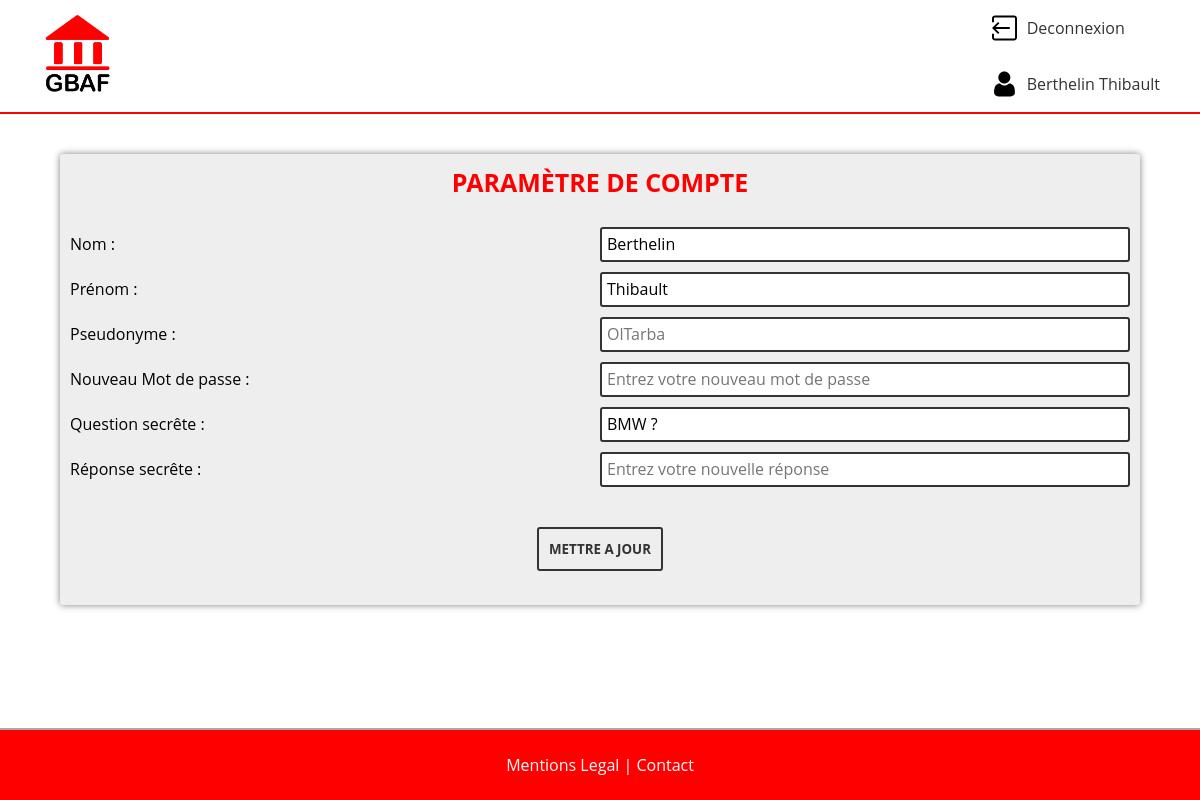
The app's page /system/user_settings.php (signed in) with its own data.
### tables this page shows
CREATE TABLE `account` (
  `id_user` int(11) NOT NULL,
  `nom` varchar(100) NOT NULL,
  `prenom` varchar(100) NOT NULL,
  `username` varchar(100) NOT NULL,
  `password` text NOT NULL,
  `question` varchar(250) NOT NULL,
  `reponse` varchar(250) NOT NULL
);

### system/user_settings.php (the view, shortened to what this page needs)
<?php
    require_once '../include/database.php';
    $reqUser = $db->prepare('SELECT * FROM account WHERE id_user = ?');
    $reqUser->execute([$_SESSION['id']]);
    $user = $reqUser->fetch();
?>
<!DOCTYPE html>
<html lang="fr">
    <head>
        <?php require_once '../include/head.php'; ?>
    </head>
    <body>
        <?php include_once '../include/header.php'; ?>
        <div class="card-form form">
            <h3>Paramètre de compte</h3>
            <form action="" method="POST">
                <div>
                    <label for="nom">Nom : </label>
                    <input type="text" required name="nom" value="<?= $user['nom'] ?>">
                </div>
                <div>
                    <label for="prenom">Prénom : </label>
                    <input type="text" required name="prenom" value="<?= $user['prenom'] ?>">
                </div>
                <div>
                    <label for="pseudo">Pseudonyme : </label>
                    <input type="text" name="username" placeholder="<?= $user['username'] ?>">
                </div>
                <div>
                    <label for="password">Nouveau Mot de passe : </label>
                    <input type="password" name="password" placeholder="Entrez votre nouveau mot de passe">
                </div>
                <div>
                    <label for="question">Question secrête : </label>
                    <input type="text" required name="question" value="<?= $user['question'] ?>">
                </div>
                <div>
                    <label for="reponse">Réponse secrête : </label>
                    <input type="text" name="reponse" placeholder="Entrez votre nouvelle réponse">
                </div>
                <button type="submit">METTRE A JOUR</button>
            </form>
            <br>
        </div>
        <div class="fixed-footer">
            <?php include_once '../include/footer.php'; ?>
        </div>
    </body>
</html>

### css/style.css (style rules this page uses)
* { box-sizing: border-box; font-family: "Open Sans", sans-serif; line-height: 1.5em;; }
body { margin:0; }
.card-form { background-color:#EEE; box-shadow: 0px 0px 7px rgba(0,0,0,0.5); padding: 10px; width: 40vw; border-radius:3px; margin: 0px auto; margin-top: 5vh; }
.form div { display:flex; justify-content: space-between; margin-bottom:10px; }
.form h3 { color:#FF0000; font-weight:200; font-size:35px; text-align:center; margin-top:0; text-transform:uppercase; }
.form label { margin-top:5px; font-size:18px; }
.form input, .form textarea { height:35px; font-size:17px; border: 2px solid #333; border-radius:3px; transition: border 0.3s; padding-left:5px; width:50%; }
.form button { display:block; margin:0 auto; margin-top:40px; background-color:transparent; color:#333; border-radius: 3px; border: 2px solid #333; padding: 10px; font-weight:bold; transition: 0.3s; }
.fixed-footer { position:absolute; bottom:0; left:0; right:0; }
@media screen and (max-width:1350px) { .card-form { width:90vw; } }
@media screen and (max-width:1350px) { .form h3 { font-weight:bold; font-size:25px; } }
@media screen and (max-width:1350px) { .form label { font-size:16px; } }
@media screen and (max-width:1350px) { .form input { font-size:16px; } }

### records on screen
account: nom "Berthelin", prenom "Thibault", username "OlTarba", question "BMW ?"

### other values on screen
$_SESSION['nom'] "Berthelin"
$_SESSION['prenom'] "Thibault"
